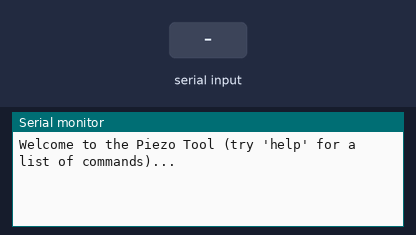
Bench run of a sketch on a simulated Arduino Uno, built with avr-gcc and run on an emulated ATmega328P. Parts: the last lines printed to the serial monitor. The test bench sets the inputs (shaded band).

Above: at 1.2 s.
1.3 s: "gap,1\n" received over Serial
At 2.5 s:
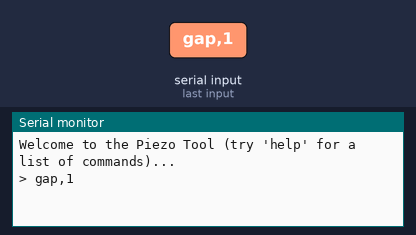
2.8 s: "octave,1\n" received over Serial
At 3.9 s:
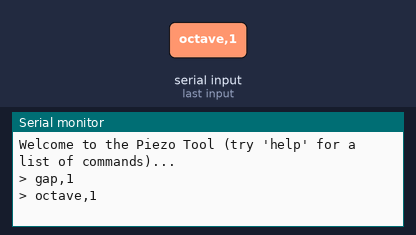
4.3 s: "stats,1\n" received over Serial
At 5.5 s:
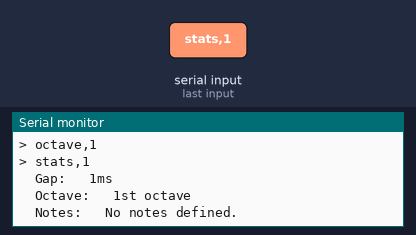
5.8 s: "start,1\n" received over Serial
At 6.2 s:
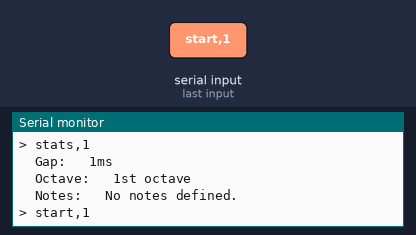
7.3 s: "stop,1\n" received over Serial
At 8.5 s:
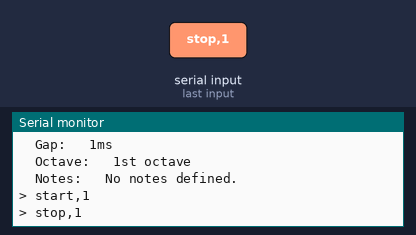
8.8 s: "gap\n" received over Serial
At 9.5 s:
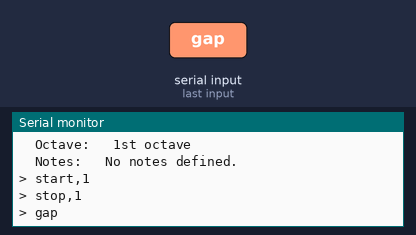

Measured:
- after the input at 1.3 s, the serial monitor: prints a new line at once (image 1)
- after the input at 2.8 s, the serial monitor: prints a new line at once (image 2)
- after the input at 4.3 s, the serial monitor: prints a new line at once (image 3)
- after the input at 5.8 s, the serial monitor: prints a new line at once (image 4)
- after the input at 7.3 s, the serial monitor: prints a new line at once (image 5)
- after the input at 8.8 s, the serial monitor: prints a new line at once (image 6)

The sketch:

tones.ino
```cpp
#define BUZ 10
#define NOTE 16*150

int pitches[] = {
  33, 35, 37, 39, 41, 44, 46, 49, 52, 55, 58, 62,                           // C1 to B1
  65, 69, 73, 78, 82, 87, 93, 98, 104, 110, 117, 123,                       // C2 to B2
  131, 139, 147, 156, 165, 175, 185, 196, 208, 220, 233, 247,               // C3 to B3
  262, 277, 294, 311, 330, 349, 370, 392, 415, 440, 466, 494,               // C4 to B4
  523, 554, 587, 622, 659, 698, 740, 784, 831, 880, 932, 988,               // C5 to B5
  1047, 1109, 1175, 1245, 1319, 1397, 1480, 1568, 1661, 1760, 1865, 1976,   // C6 to B6
  2093, 2217, 2349, 2489, 2637, 2794, 2960, 3136, 3322, 3520, 3729, 3951    // C7 to B7
};

String notes[] = {"C", "C#", "D", "D#", "E", "F", "F#", "G", "G#", "A", "A#", "B"};

const byte num_chars = 32;
char input_string[num_chars];
boolean string_complete = false;

char command[32] = {0};
int gap = 0;
int octave = 0;
int tones[32] = {0};
int durations[32] = {0};
boolean play_notes = false;

void setup() {
 Serial.begin(9600);
 Serial.println("Welcome to the Piezo Tool (try 'help' for a list of commands)...\n");
 parse_input();
}


void loop() {
  if (string_complete) {
    parse_input();

    string_complete = false;
  }
  if (play_notes == true) {
    for (int this_note = 0; this_note < (sizeof(tones)/sizeof(int)); this_note++) {
      if (durations[this_note] > 0) {
        int duration = NOTE / durations[this_note];
        tone(BUZ, pitches[(octave-1)*12+tones[this_note]], duration);
        int pause = duration*1.3;
        delay(pause);
        noTone(BUZ);
      } else {
        break;
      }
    }
    delay(gap);
  }
}


void parse_input() {
  char *token = strtok(input_string, ",");
  strcpy(command, token);
  if (String(command) == "gap") {
    token = strtok(NULL, ",");
    gap = atoi(token);
  } else if (String(command) == "octave") {
    token = strtok(NULL, ",");
    octave = atoi(token);
  } else if (String(command) == "stats") {
    print_input();
  } else if (String(command) == "start") {
    play_notes = true;
  } else if (String(command) == "stop") {
    play_notes = false;
  } else if (String(command) == "help") {
    Serial.println("\nList of commands:");
    Serial.println("\n  gap: \t'gap,x' where x is an integer with units of milliseconds");
    Serial.println("\n  octave: \t'octave,x' where x is an integer 1-7");
    Serial.print("\n  notes: \t'notes,a,x,a,x,...' where 'a' represents a musical note and 'x' represents the note size");
    Serial.print("\n\tas follows: a length of 8 makes a 1/8 note, 4 makes 1/4 note, etc. Valid musical notes ");
    Serial.print("\n\tare: ");
    for(int i = 0; i < (sizeof(notes)/sizeof(String)); i++){
      if (i > 0) { Serial.print(", "); }
      Serial.print(notes[i]);
    }
    Serial.print("\n");
    Serial.println("\n  start: \t'start' to start playing sounds");
    Serial.println("\n  stats: \t'stats' to view all currently defined paramters");
    Serial.println("\n  stop: \t'stop' to stop playing sounds");
  } else if (String(command) == "notes") {
    token = strtok(NULL, ",");
    int index = 0;
    for(int i = 0; i < sizeof(tones)/sizeof(int); i++){
      tones[i] = 0;
    }
    for(int i = 0; i < sizeof(durations)/sizeof(int); i++){
      durations[i] = 0;
    }
    while (token != NULL) {
      if (index % 2 == 0) {
        int target = 0;
        for (int i=0; i < sizeof(notes)/sizeof(String); i++) {
          String str = String(token);
          str.toUpperCase();
          if (notes[i] == str) {
            target = i;
            break;
          }
        }
        tones[index/2] = target;
      } else {
        durations[(index-1)/2] = atoi(token);
      }
      index ++;
      token = strtok(NULL, ",");
    }
  }
  for(int i = 0; i < sizeof(input_string); i++ ){
    input_string[i] = "\0";
  }
}

void print_input() {
  Serial.print("\n  Gap: \t");
  Serial.print(gap);
  Serial.println("ms");
  Serial.print("\n  Octave: \t");
  Serial.print(octave);
  if (octave == 1) {
    Serial.print("st ");
  } else if (octave == 2) {
    Serial.print("nd ");
  } else if (octave == 3) {
    Serial.print("rd ");
  } else {
    Serial.print("th ");
  }
  Serial.println("octave");
  Serial.print("\n  Notes: ");
  for(int i = 0; i < sizeof(tones)/sizeof(int); i++){
    if(durations[i] != 0) {
      Serial.print("\t");
      Serial.print(notes[tones[i]]);
      Serial.print(", ");
      Serial.print("1/");
      Serial.print(durations[i]);
      Serial.println(" note");
    } else {
      if (i == 0) {
        Serial.println("\tNo notes defined.");
      }
      break;
    }
  }
}

void serialEvent() {
  static byte index = 0;
  char input_char;
  while (Serial.available() && string_complete == false) {
    input_char = Serial.read();
    if (input_char == '\n') {
      input_string[index] = '\0';
      index = 0;
      Serial.print("\n> ");
      Serial.println(input_string);
      string_complete = true;
    } else {
      input_string[index] = input_char;
      index++;
      if (index >= num_chars) {
        index = num_chars - 1;
      }
    }
  }
}
```
